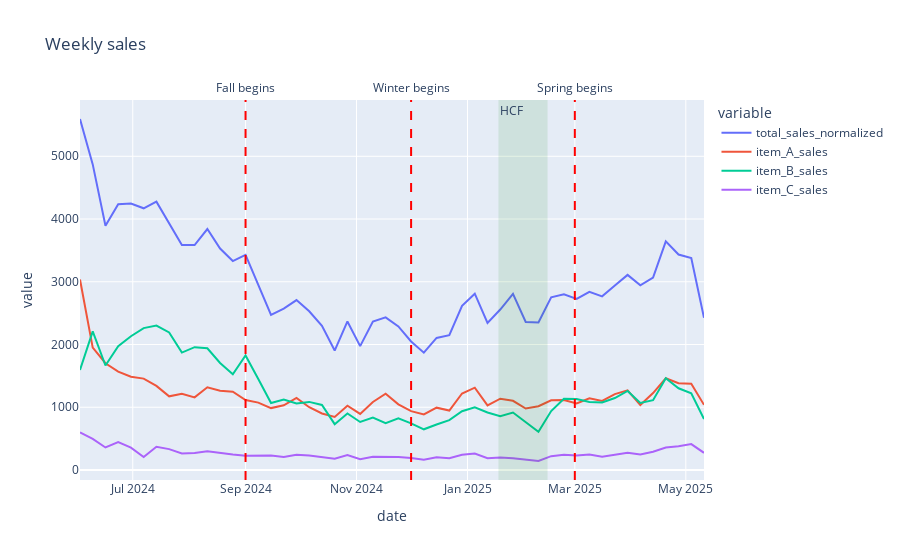

The code cell stored with this chart in its notebook:
### Code cell
combined_sales_resample = combined_sales_df.resample('W').mean()

fig = px.line(combined_sales_resample, title='Weekly sales')

fig.add_vline(
    x=pd.to_datetime('2025-03-01'),
    line_dash='dash',
    line_color='red',
    label=dict(
        text='Spring begins',
        textangle=0,
        textposition="end",
        xanchor='center'
))

fig.add_vline(
    x=pd.to_datetime('2024-12-01'),
    line_dash='dash',
    line_color='red',
    label=dict(
        text='Winter begins',
        textangle=0,
        textposition="end",
        xanchor='center'
))

fig.add_vline(
    x=pd.to_datetime('2024-09-01'),
    line_dash='dash',
    line_color='red',
    label=dict(
        text='Fall begins',
        textangle=0,
        textposition="end",
        xanchor='center'
))

fig.add_vrect(x0="2025-01-18", x1="2025-2-14", 
              annotation_text="HCF", annotation_position="top left",
              fillcolor="green", opacity=0.1, line_width=0)


fig.show()
